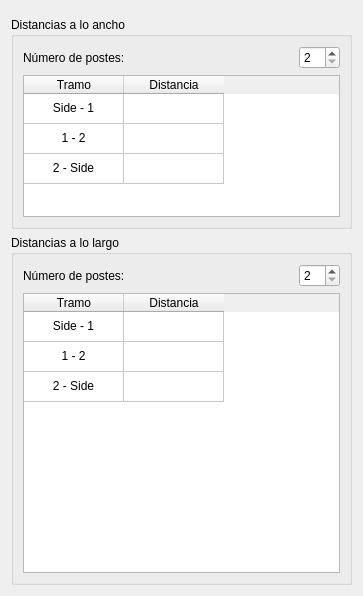
<?xml version="1.0" encoding="UTF-8"?>
<ui version="4.0">
 <class>formRack</class>
 <widget class="QDialog" name="formRack">
  <property name="geometry">
   <rect>
    <x>0</x>
    <y>0</y>
    <width>363</width>
    <height>596</height>
   </rect>
  </property>
  <property name="windowTitle">
   <string>Piling</string>
  </property>
  <layout class="QVBoxLayout" name="verticalLayout">
   <item>
    <widget class="QWidget" name="widget" native="true"/>
   </item>
   <item>
    <widget class="QGroupBox" name="groupBreadthways">
     <property name="sizePolicy">
      <sizepolicy hsizetype="Preferred" vsizetype="Fixed">
       <horstretch>0</horstretch>
       <verstretch>0</verstretch>
      </sizepolicy>
     </property>
     <property name="minimumSize">
      <size>
       <width>0</width>
       <height>210</height>
      </size>
     </property>
     <property name="title">
      <string>Distancias a lo ancho</string>
     </property>
     <layout class="QGridLayout" name="gridLayout_2">
      <item row="0" column="0">
       <widget class="QLabel" name="label_2">
        <property name="text">
         <string>Número de postes:</string>
        </property>
       </widget>
      </item>
      <item row="0" column="1">
       <widget class="QSpinBox" name="editBreadthwaysNumOfPost">
        <property name="sizePolicy">
         <sizepolicy hsizetype="Fixed" vsizetype="Fixed">
          <horstretch>0</horstretch>
          <verstretch>0</verstretch>
         </sizepolicy>
        </property>
        <property name="minimum">
         <number>2</number>
        </property>
        <property name="maximum">
         <number>50</number>
        </property>
       </widget>
      </item>
      <item row="1" column="0" colspan="2">
       <widget class="QTableWidget" name="tableBreadthwaysPosts">
        <property name="horizontalScrollBarPolicy">
         <enum>Qt::ScrollBarAlwaysOff</enum>
        </property>
        <property name="editTriggers">
         <set>QAbstractItemView::AllEditTriggers</set>
        </property>
        <property name="cornerButtonEnabled">
         <bool>false</bool>
        </property>
        <attribute name="verticalHeaderVisible">
         <bool>false</bool>
        </attribute>
        <row>
         <property name="text">
          <string>1</string>
         </property>
        </row>
        <row>
         <property name="text">
          <string>2</string>
         </property>
        </row>
        <row>
         <property name="text">
          <string>3</string>
         </property>
        </row>
        <column>
         <property name="text">
          <string>Tramo</string>
         </property>
        </column>
        <column>
         <property name="text">
          <string>Distancia</string>
         </property>
        </column>
        <item row="0" column="0">
         <property name="text">
          <string notr="true">Side - 1</string>
         </property>
         <property name="textAlignment">
          <set>AlignCenter</set>
         </property>
         <property name="flags">
          <set>NoItemFlags</set>
         </property>
        </item>
        <item row="0" column="1">
         <property name="text">
          <string notr="true"/>
         </property>
         <property name="flags">
          <set>ItemIsSelectable|ItemIsEditable|ItemIsEnabled</set>
         </property>
        </item>
        <item row="1" column="0">
         <property name="text">
          <string>1 - 2</string>
         </property>
         <property name="textAlignment">
          <set>AlignCenter</set>
         </property>
        </item>
        <item row="2" column="0">
         <property name="text">
          <string>2 - Side</string>
         </property>
         <property name="textAlignment">
          <set>AlignCenter</set>
         </property>
        </item>
        <item row="2" column="1">
         <property name="text">
          <string/>
         </property>
         <property name="flags">
          <set>NoItemFlags</set>
         </property>
        </item>
       </widget>
      </item>
     </layout>
    </widget>
   </item>
   <item>
    <widget class="QGroupBox" name="groupAlong">
     <property name="minimumSize">
      <size>
       <width>0</width>
       <height>350</height>
      </size>
     </property>
     <property name="title">
      <string>Distancias a lo largo</string>
     </property>
     <layout class="QGridLayout" name="gridLayout">
      <item row="0" column="0">
       <widget class="QLabel" name="label">
        <property name="text">
         <string>Número de postes:</string>
        </property>
       </widget>
      </item>
      <item row="0" column="1">
       <widget class="QSpinBox" name="editAlongNumOfPost">
        <property name="sizePolicy">
         <sizepolicy hsizetype="Fixed" vsizetype="Fixed">
          <horstretch>0</horstretch>
          <verstretch>0</verstretch>
         </sizepolicy>
        </property>
        <property name="minimum">
         <number>2</number>
        </property>
        <property name="maximum">
         <number>50</number>
        </property>
       </widget>
      </item>
      <item row="1" column="0" colspan="2">
       <widget class="QTableWidget" name="tableAlongPosts">
        <property name="horizontalScrollBarPolicy">
         <enum>Qt::ScrollBarAlwaysOff</enum>
        </property>
        <property name="editTriggers">
         <set>QAbstractItemView::AllEditTriggers</set>
        </property>
        <property name="cornerButtonEnabled">
         <bool>false</bool>
        </property>
        <attribute name="verticalHeaderVisible">
         <bool>false</bool>
        </attribute>
        <row>
         <property name="text">
          <string>1</string>
         </property>
        </row>
        <row>
         <property name="text">
          <string>2</string>
         </property>
        </row>
        <row>
         <property name="text">
          <string>3</string>
         </property>
        </row>
        <column>
         <property name="text">
          <string>Tramo</string>
         </property>
        </column>
        <column>
         <property name="text">
          <string>Distancia</string>
         </property>
        </column>
        <item row="0" column="0">
         <property name="text">
          <string notr="true">Side - 1</string>
         </property>
         <property name="textAlignment">
          <set>AlignCenter</set>
         </property>
         <property name="flags">
          <set>NoItemFlags</set>
         </property>
        </item>
        <item row="0" column="1">
         <property name="text">
          <string notr="true"/>
         </property>
         <property name="flags">
          <set>ItemIsSelectable|ItemIsEditable|ItemIsEnabled</set>
         </property>
        </item>
        <item row="1" column="0">
         <property name="text">
          <string>1 - 2</string>
         </property>
         <property name="textAlignment">
          <set>AlignCenter</set>
         </property>
        </item>
        <item row="2" column="0">
         <property name="text">
          <string>2 - Side</string>
         </property>
         <property name="textAlignment">
          <set>AlignCenter</set>
         </property>
        </item>
        <item row="2" column="1">
         <property name="text">
          <string/>
         </property>
         <property name="flags">
          <set>NoItemFlags</set>
         </property>
        </item>
       </widget>
      </item>
     </layout>
    </widget>
   </item>
  </layout>
 </widget>
 <resources/>
 <connections/>
</ui>
